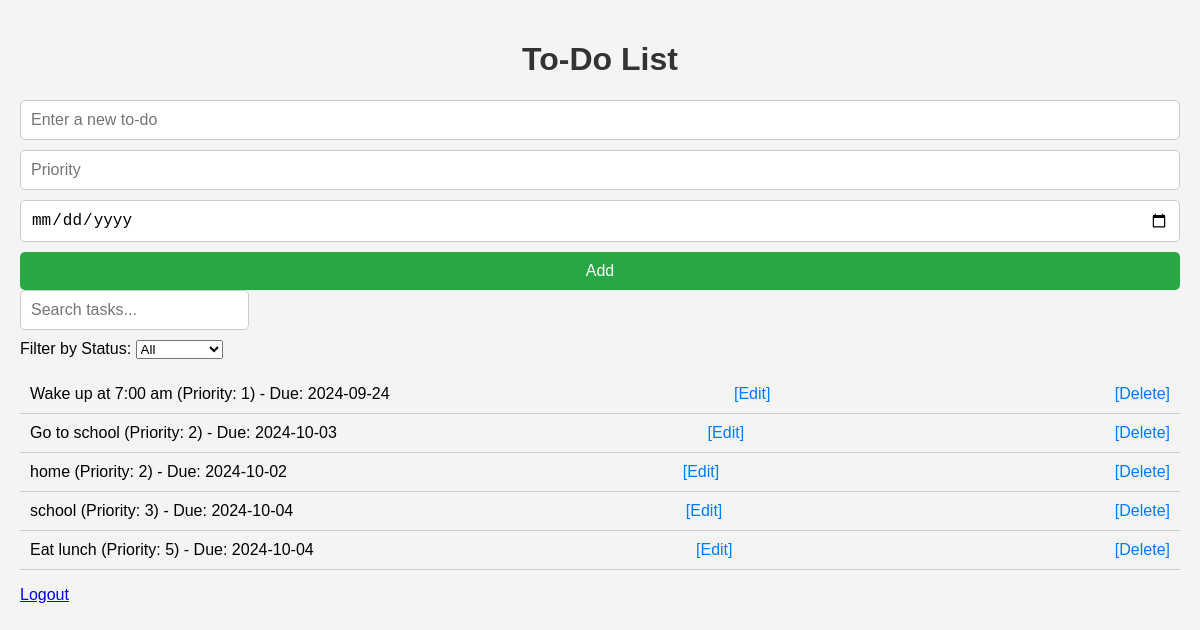
Screenshot of / (signed in) with the database file from the repository.
### app.py (models this page shows)
class Todo(db.Model):
    id = db.Column(db.Integer, primary_key=True)
    user_id = db.Column(db.Integer, db.ForeignKey('user.id'), nullable=False)
    task = db.Column(db.String(200), nullable=False)
    priority = db.Column(db.Integer, nullable=False)
    due_date = db.Column(db.DateTime, nullable=True)
    completed = db.Column(db.Boolean, default=False)
    category = db.Column(db.String(50), nullable=True)
    recurring = db.Column(db.Boolean, default=False)
    recurrence_freq = db.Column(db.String(20), nullable=True)

### app.py (the view)
@app.route('/')
@login_required
def index():
    search_query = request.args.get('search')
    filter_status = request.args.get('filter', 'all')
    todos = Todo.query.filter_by(user_id=current_user.id)
    if search_query:
        todos = todos.filter(Todo.task.contains(search_query))
    if filter_status == 'completed':
        todos = todos.filter_by(completed=True)
    elif filter_status == 'incomplete':
        todos = todos.filter_by(completed=False)
    todos = todos.order_by(Todo.priority).all()
    return render_template('index.html', todos=todos, search_query=search_query, filter_status=filter_status)

### app.py (called while the page is built)
@login_manager.user_loader
def load_user(user_id):
    return User.query.get(int(user_id))

### templates/index.html (shortened to what this page needs)
<!DOCTYPE html>
<html lang="en">
<head>
    <link rel="stylesheet" href="{{ url_for('static', filename='style.css') }}">
</head>
<body>
    <div class="container">
        <h1>To-Do List</h1>
        <form action="/add" method="POST">
            <input type="text" name="todo" placeholder="Enter a new to-do" required>
            <input type="number" name="priority" placeholder="Priority" min="1" required>
            <input type="date" name="due_date" placeholder="Due Date">
            <button type="submit">Add</button>
        </form>
        <div class="search-bar">
            <input type="text" id="search" placeholder="Search tasks...">
        </div>
        <div class="filters">
            <label for="filter">Filter by Status:</label>
            <select id="filter" onchange="filterTasks()">
                <option value="all">All</option>
            </select>
        </div>
        <ul id="todo-list">
            {% if todos %}
                {% for todo in todos %}
                    <li data-status="{{ 'completed' if todo.completed else 'pending' }}">
                        {{ todo.task }} (Priority: {{ todo.priority }})
                        {% if todo.due_date %}
                            - Due: {{ todo.due_date.strftime('%Y-%m-%d') }}
                        {% endif %}
                        <a href="/edit/{{ todo.id }}">[Edit]</a>
                        <a href="/delete/{{ todo.id }}">[Delete]</a>
                    </li>
                {% endfor %}
            {% else %}
                <p>No to-dos yet! Add one above.</p>
            {% endif %}
        </ul>
        <div>
            <a href="/logout">Logout</a>
        </div>
    </div>
</body>
</html>

### static/style.css (style rules this page uses)
body { font-family: Arial, sans-serif; background-color: #f4f4f4; margin: 0; padding: 20px; }
h1 { text-align: center; color: #333; }
form { display: flex; flex-direction: column; margin-top: 20px; }
input[type="text"], input[type="number"], input[type="date"] { padding: 10px; margin-bottom: 10px; border: 1px solid #ccc; border-radius: 5px; font-size: 16px; }
button { padding: 10px 15px; background-color: #28a745; color: white; border: none; border-radius: 5px; cursor: pointer; font-size: 16px; }
ul { list-style-type: none; padding: 0; }
ul li { padding: 10px; border-bottom: 1px solid #ccc; display: flex; justify-content: space-between; align-items: center; }
ul li a { text-decoration: none; color: #007bff; }

### rows the page displays
Todo: task "Wake up at 7:00 am", priority "1", due_date "2024-09-24"
Todo: task "Go to school", priority "2", due_date "2024-10-03"
Todo: task "home", priority "2", due_date "2024-10-02"
Todo: task "school", priority "3", due_date "2024-10-04"
Todo: task "Eat lunch", priority "5", due_date "2024-10-04"
